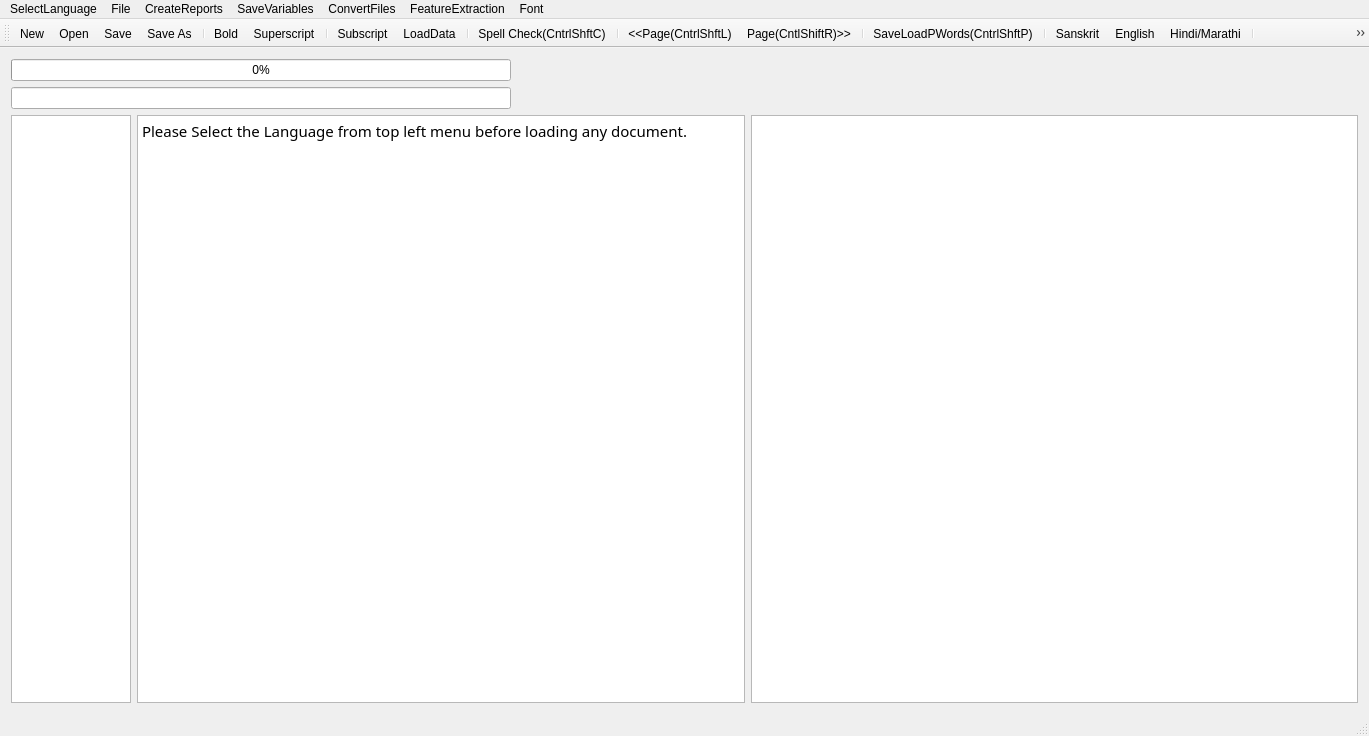
<?xml version="1.0" encoding="UTF-8"?>
<ui version="4.0">
 <class>MainWindow</class>
 <widget class="QMainWindow" name="MainWindow">
  <property name="geometry">
   <rect>
    <x>0</x>
    <y>0</y>
    <width>1369</width>
    <height>736</height>
   </rect>
  </property>
  <property name="mouseTracking">
   <bool>true</bool>
  </property>
  <property name="windowTitle">
   <string>MainWindow</string>
  </property>
  <widget class="QWidget" name="centralWidget">
   <layout class="QVBoxLayout" name="verticalLayout">
    <item>
     <widget class="QProgressBar" name="progressBar">
      <property name="maximumSize">
       <size>
        <width>500</width>
        <height>16777215</height>
       </size>
      </property>
      <property name="value">
       <number>0</number>
      </property>
      <property name="alignment">
       <set>Qt::AlignRight|Qt::AlignTrailing|Qt::AlignVCenter</set>
      </property>
     </widget>
    </item>
    <item>
     <widget class="QLineEdit" name="lineEdit">
      <property name="maximumSize">
       <size>
        <width>500</width>
        <height>16777215</height>
       </size>
      </property>
     </widget>
    </item>
    <item>
     <layout class="QHBoxLayout" name="horizontalLayout">
      <item>
       <widget class="QTextEdit" name="textEdit">
        <property name="maximumSize">
         <size>
          <width>120</width>
          <height>16777215</height>
         </size>
        </property>
        <property name="font">
         <font>
          <family>FreeSans</family>
          <italic>true</italic>
         </font>
        </property>
        <property name="sizeAdjustPolicy">
         <enum>QAbstractScrollArea::AdjustToContents</enum>
        </property>
        <property name="readOnly">
         <bool>true</bool>
        </property>
       </widget>
      </item>
      <item>
       <widget class="QTextBrowser" name="textBrowser">
        <property name="font">
         <font>
          <family>Shobhika</family>
          <pointsize>16</pointsize>
          <italic>false</italic>
         </font>
        </property>
        <property name="mouseTracking">
         <bool>true</bool>
        </property>
        <property name="sizeAdjustPolicy">
         <enum>QAbstractScrollArea::AdjustToContents</enum>
        </property>
        <property name="undoRedoEnabled">
         <bool>true</bool>
        </property>
        <property name="readOnly">
         <bool>false</bool>
        </property>
        <property name="html">
         <string>&lt;!DOCTYPE HTML PUBLIC &quot;-//W3C//DTD HTML 4.0//EN&quot; &quot;http://www.w3.org/TR/REC-html40/strict.dtd&quot;&gt;
&lt;html&gt;&lt;head&gt;&lt;meta name=&quot;qrichtext&quot; content=&quot;1&quot; /&gt;&lt;style type=&quot;text/css&quot;&gt;
p, li { white-space: pre-wrap; }
&lt;/style&gt;&lt;/head&gt;&lt;body style=&quot; font-family:'Shobhika'; font-size:16pt; font-weight:400; font-style:normal;&quot;&gt;
&lt;p style=&quot; margin-top:0px; margin-bottom:0px; margin-left:0px; margin-right:0px; -qt-block-indent:0; text-indent:0px;&quot;&gt;&lt;span style=&quot; font-family:'Ubuntu'; font-size:11pt;&quot;&gt;Please Select the Language from top left menu before loading any document.&lt;/span&gt;&lt;/p&gt;&lt;/body&gt;&lt;/html&gt;</string>
        </property>
        <property name="acceptRichText">
         <bool>true</bool>
        </property>
        <property name="textInteractionFlags">
         <set>Qt::LinksAccessibleByKeyboard|Qt::LinksAccessibleByMouse|Qt::TextBrowserInteraction|Qt::TextEditable|Qt::TextEditorInteraction|Qt::TextSelectableByKeyboard|Qt::TextSelectableByMouse</set>
        </property>
       </widget>
      </item>
      <item>
       <widget class="QGraphicsView" name="graphicsView">
        <property name="sizeAdjustPolicy">
         <enum>QAbstractScrollArea::AdjustIgnored</enum>
        </property>
        <property name="alignment">
         <set>Qt::AlignCenter</set>
        </property>
        <property name="renderHints">
         <set>QPainter::NonCosmeticDefaultPen</set>
        </property>
        <property name="dragMode">
         <enum>QGraphicsView::ScrollHandDrag</enum>
        </property>
        <property name="transformationAnchor">
         <enum>QGraphicsView::AnchorViewCenter</enum>
        </property>
        <property name="resizeAnchor">
         <enum>QGraphicsView::AnchorViewCenter</enum>
        </property>
       </widget>
      </item>
     </layout>
    </item>
   </layout>
   <zorder>lineEdit</zorder>
   <zorder>progressBar</zorder>
  </widget>
  <widget class="QMenuBar" name="menuBar">
   <property name="geometry">
    <rect>
     <x>0</x>
     <y>0</y>
     <width>1369</width>
     <height>22</height>
    </rect>
   </property>
   <widget class="QMenu" name="menuOCR_Correction_Window">
    <property name="title">
     <string>File</string>
    </property>
    <addaction name="actionNew"/>
    <addaction name="actionOpen"/>
    <addaction name="actionSave"/>
    <addaction name="actionSave_As"/>
    <addaction name="actionSpell_Check"/>
    <addaction name="actionLoad_Next_Page"/>
    <addaction name="actionLoad_Prev_Page"/>
    <addaction name="separator"/>
    <addaction name="actionLoadGDocPage"/>
    <addaction name="actionToDevanagari"/>
    <addaction name="actionLoadData"/>
    <addaction name="actionLoadDict"/>
    <addaction name="actionLoadOCRWords"/>
    <addaction name="actionLoadDomain"/>
    <addaction name="actionLoadSubPS"/>
    <addaction name="actionLoadConfusions"/>
    <addaction name="actionSugg"/>
    <addaction name="actionToSlp1"/>
   </widget>
   <widget class="QMenu" name="menuCreateReports">
    <property name="title">
     <string>CreateReports</string>
    </property>
    <addaction name="actionCreateBest2OCR"/>
    <addaction name="actionCreateSuggestionLog"/>
    <addaction name="actionCreateSuggestionLogNearestPriority"/>
    <addaction name="actionErrorDetectionRep"/>
    <addaction name="actionErrorDetectWithoutAdaptation"/>
    <addaction name="actionErrorDetectionRepUniq"/>
   </widget>
   <widget class="QMenu" name="menuSaveVariables">
    <property name="title">
     <string>SaveVariables</string>
    </property>
    <addaction name="actionCPair"/>
    <addaction name="actionPrimarySecOCRPair"/>
    <addaction name="actionCPairIEROcrVsCorrect"/>
    <addaction name="actionCPairGEROcrVsCorrect"/>
   </widget>
   <widget class="QMenu" name="menuConvertFiles">
    <property name="title">
     <string>ConvertFiles</string>
    </property>
    <addaction name="actionToSlp1_2"/>
    <addaction name="actionToDev"/>
    <addaction name="actionExtractDev"/>
    <addaction name="actionEditDistRep"/>
    <addaction name="actionConfusionFreqHist"/>
    <addaction name="actionFilterOutGT50EditDisPairs"/>
   </widget>
   <widget class="QMenu" name="menuFeatureExtraction">
    <property name="title">
     <string>FeatureExtraction</string>
    </property>
    <addaction name="actionPrepareFeatures"/>
   </widget>
   <widget class="QMenu" name="menuSelectLanguage">
    <property name="title">
     <string>SelectLanguage</string>
    </property>
    <addaction name="actionSanskrit"/>
    <addaction name="actionHindi"/>
    <addaction name="actionEnglish"/>
   </widget>
   <widget class="QMenu" name="menuFont">
    <property name="title">
     <string>Font</string>
    </property>
    <addaction name="actionBold"/>
    <addaction name="actionSuperscript"/>
    <addaction name="actionSubscript"/>
   </widget>
   <addaction name="menuSelectLanguage"/>
   <addaction name="menuOCR_Correction_Window"/>
   <addaction name="menuCreateReports"/>
   <addaction name="menuSaveVariables"/>
   <addaction name="menuConvertFiles"/>
   <addaction name="menuFeatureExtraction"/>
   <addaction name="menuFont"/>
  </widget>
  <widget class="QToolBar" name="mainToolBar">
   <attribute name="toolBarArea">
    <enum>TopToolBarArea</enum>
   </attribute>
   <attribute name="toolBarBreak">
    <bool>false</bool>
   </attribute>
   <addaction name="actionNew"/>
   <addaction name="actionOpen"/>
   <addaction name="actionSave"/>
   <addaction name="actionSave_As"/>
   <addaction name="separator"/>
   <addaction name="actionBold"/>
   <addaction name="actionSuperscript"/>
   <addaction name="separator"/>
   <addaction name="actionSubscript"/>
   <addaction name="actionLoadData"/>
   <addaction name="separator"/>
   <addaction name="actionSpell_Check"/>
   <addaction name="separator"/>
   <addaction name="actionLoad_Prev_Page"/>
   <addaction name="actionLoad_Next_Page"/>
   <addaction name="separator"/>
   <addaction name="actionLoadGDocPage"/>
   <addaction name="separator"/>
   <addaction name="actionSanskrit"/>
   <addaction name="actionEnglish"/>
   <addaction name="actionHindi"/>
   <addaction name="separator"/>
   <addaction name="actionToDevanagari"/>
   <addaction name="separator"/>
  </widget>
  <widget class="QStatusBar" name="statusBar"/>
  <action name="actionOpen">
   <property name="icon">
    <iconset resource="AppResources.qrc">
     <normaloff>:/Images/open.png</normaloff>:/Images/open.png</iconset>
   </property>
   <property name="text">
    <string>Open</string>
   </property>
   <property name="shortcut">
    <string>Ctrl+O</string>
   </property>
  </action>
  <action name="actionSave">
   <property name="icon">
    <iconset resource="AppResources.qrc">
     <normaloff>:/Images/save.png</normaloff>:/Images/save.png</iconset>
   </property>
   <property name="text">
    <string>Save</string>
   </property>
   <property name="shortcut">
    <string>Ctrl+S</string>
   </property>
  </action>
  <action name="actionSave_As">
   <property name="icon">
    <iconset resource="AppResources.qrc">
     <normaloff>:/Images/save-as.png</normaloff>:/Images/save-as.png</iconset>
   </property>
   <property name="text">
    <string>Save As</string>
   </property>
   <property name="shortcut">
    <string>Ctrl+Shift+S</string>
   </property>
  </action>
  <action name="actionNew">
   <property name="icon">
    <iconset resource="AppResources.qrc">
     <normaloff>:/Images/New.png</normaloff>:/Images/New.png</iconset>
   </property>
   <property name="text">
    <string>New</string>
   </property>
   <property name="shortcut">
    <string>Ctrl+N</string>
   </property>
  </action>
  <action name="actionSpell_Check">
   <property name="text">
    <string>Spell Check(CntrlShftC)</string>
   </property>
   <property name="shortcut">
    <string>Ctrl+Shift+C</string>
   </property>
  </action>
  <action name="actionLoad_Next_Page">
   <property name="text">
    <string>Page(CntlShiftR)&gt;&gt;</string>
   </property>
   <property name="toolTip">
    <string>Page(CntlShiftR)&gt;&gt;</string>
   </property>
   <property name="shortcut">
    <string>Ctrl+Shift+R</string>
   </property>
  </action>
  <action name="actionLoad_Prev_Page">
   <property name="text">
    <string>&lt;&lt;Page(CntrlShftL)</string>
   </property>
   <property name="toolTip">
    <string>&lt;&lt;Page(CntrlShftL)</string>
   </property>
   <property name="shortcut">
    <string>Ctrl+Shift+L</string>
   </property>
  </action>
  <action name="actionLoadGDocPage">
   <property name="text">
    <string>Save&amp;LoadPWords(CntrlShftP)</string>
   </property>
   <property name="shortcut">
    <string>Ctrl+Shift+P</string>
   </property>
  </action>
  <action name="actionToDevanagari">
   <property name="text">
    <string>toDevanagari(CntrlD)</string>
   </property>
   <property name="shortcut">
    <string>Ctrl+D</string>
   </property>
  </action>
  <action name="actionLoadData">
   <property name="text">
    <string>LoadData</string>
   </property>
  </action>
  <action name="actionLoadDict">
   <property name="text">
    <string>LoadDict</string>
   </property>
  </action>
  <action name="actionLoadOCRWords">
   <property name="text">
    <string>LoadOCRWords</string>
   </property>
  </action>
  <action name="actionLoadDomain">
   <property name="text">
    <string>LoadDomain</string>
   </property>
  </action>
  <action name="actionLoadSubPS">
   <property name="text">
    <string>LoadSubPS</string>
   </property>
  </action>
  <action name="actionLoadConfusions">
   <property name="text">
    <string>LoadConfusions</string>
   </property>
  </action>
  <action name="actionSugg">
   <property name="text">
    <string>sugg</string>
   </property>
   <property name="shortcut">
    <string>Menu</string>
   </property>
  </action>
  <action name="actionCreateBest2OCR">
   <property name="text">
    <string>CreateBest2OCR</string>
   </property>
  </action>
  <action name="actionToSlp1">
   <property name="text">
    <string>toSlp1</string>
   </property>
   <property name="shortcut">
    <string>Ctrl+G</string>
   </property>
  </action>
  <action name="actionCreateSuggestionLog">
   <property name="text">
    <string>CreateSuggestionLog</string>
   </property>
  </action>
  <action name="actionCreateSuggestionLogNearestPriority">
   <property name="text">
    <string>CreateSuggestionLogNearestPriority</string>
   </property>
  </action>
  <action name="actionErrorDetectionRep">
   <property name="text">
    <string>ErrorDetectionRep</string>
   </property>
  </action>
  <action name="actionErrorDetectWithoutAdaptation">
   <property name="text">
    <string>ErrorDetectWithoutAdaptation</string>
   </property>
  </action>
  <action name="actionCPair">
   <property name="text">
    <string>CPair</string>
   </property>
  </action>
  <action name="actionToSlp1_2">
   <property name="text">
    <string>toSlp1</string>
   </property>
  </action>
  <action name="actionToDev">
   <property name="text">
    <string>toDev</string>
   </property>
  </action>
  <action name="actionExtractDev">
   <property name="text">
    <string>ExtractDevWords</string>
   </property>
   <property name="toolTip">
    <string>ExtractDevWords</string>
   </property>
  </action>
  <action name="actionPrimarySecOCRPair">
   <property name="text">
    <string>PrimarySecOCRPairs</string>
   </property>
  </action>
  <action name="actionCPairIEROcrVsCorrect">
   <property name="text">
    <string>CPairIEROcrVsCorrect</string>
   </property>
  </action>
  <action name="actionEditDistRep">
   <property name="text">
    <string>EditDistRep</string>
   </property>
  </action>
  <action name="actionConfusionFreqHist">
   <property name="text">
    <string>ConfusionFreqHist</string>
   </property>
  </action>
  <action name="actionCPairGEROcrVsCorrect">
   <property name="text">
    <string>CPairGEROcrVsCorrect</string>
   </property>
  </action>
  <action name="actionFilterOutGT50EditDisPairs">
   <property name="text">
    <string>FilterOutGT50EditDisPairs</string>
   </property>
  </action>
  <action name="actionPrepareFeatures">
   <property name="text">
    <string>PrepareFeatures</string>
   </property>
  </action>
  <action name="actionErrorDetectionRepUniq">
   <property name="text">
    <string>ErrorSuggRepUniq</string>
   </property>
  </action>
  <action name="actionSanskrit">
   <property name="text">
    <string>Sanskrit</string>
   </property>
  </action>
  <action name="actionHindi">
   <property name="text">
    <string>Hindi/Marathi</string>
   </property>
  </action>
  <action name="actionEnglish">
   <property name="text">
    <string>English</string>
   </property>
   <property name="toolTip">
    <string>English</string>
   </property>
  </action>
  <action name="actionBold">
   <property name="icon">
    <iconset resource="AppResources.qrc">
     <normaloff>:/Images/icons8-bold-50.png</normaloff>:/Images/icons8-bold-50.png</iconset>
   </property>
   <property name="text">
    <string>Bold</string>
   </property>
  </action>
  <action name="actionSuperscript">
   <property name="icon">
    <iconset resource="AppResources.qrc">
     <normaloff>:/Images/icons8-superscript-100.png</normaloff>:/Images/icons8-superscript-100.png</iconset>
   </property>
   <property name="text">
    <string>Superscript</string>
   </property>
  </action>
  <action name="actionSubscript">
   <property name="icon">
    <iconset resource="AppResources.qrc">
     <normaloff>:/Images/icons8-subscript-48.png</normaloff>:/Images/icons8-subscript-48.png</iconset>
   </property>
   <property name="text">
    <string>Subscript</string>
   </property>
  </action>
 </widget>
 <layoutdefault spacing="6" margin="11"/>
 <tabstops>
  <tabstop>textBrowser</tabstop>
  <tabstop>graphicsView</tabstop>
 </tabstops>
 <resources>
  <include location="AppResources.qrc"/>
 </resources>
 <connections/>
</ui>
